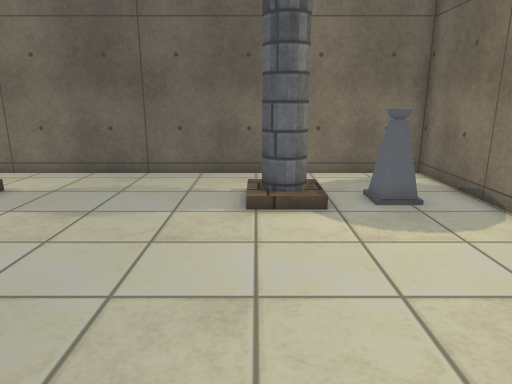
View 1 (above)

12 first-person views from a walk through a scene from a Unity 3-D project. The camera is 1.3 m above the floor, tilts 14° down and sees 70° across. The floor is counted in squares, 0.5 m on a side. Each view is taken from the middle of a square. On the plan, view 1 faces up. The plan holds only what a view shows up to about 20 squares ahead; the rest is blank. Some animated figures are left out. Surface patterns are stand-ins for the level's own textures.

View 2
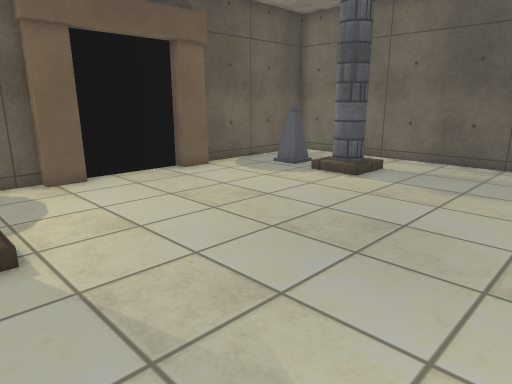

View 3
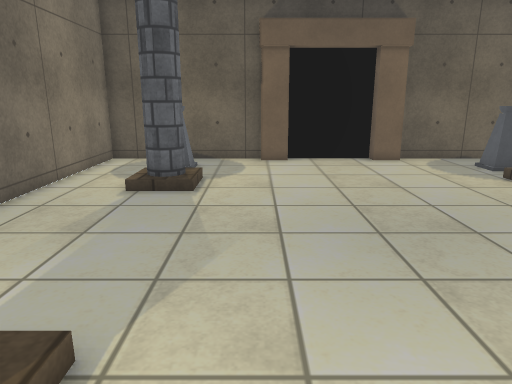

View 4
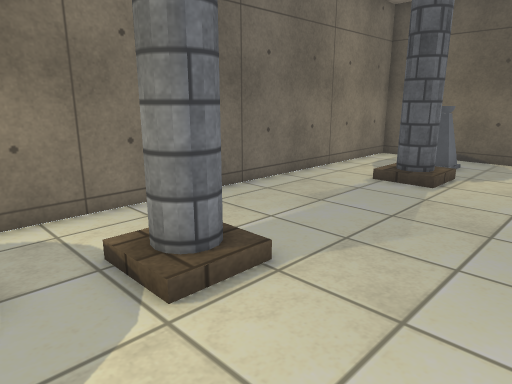

View 5
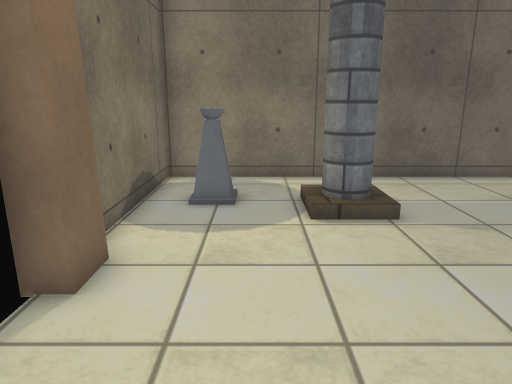

View 6
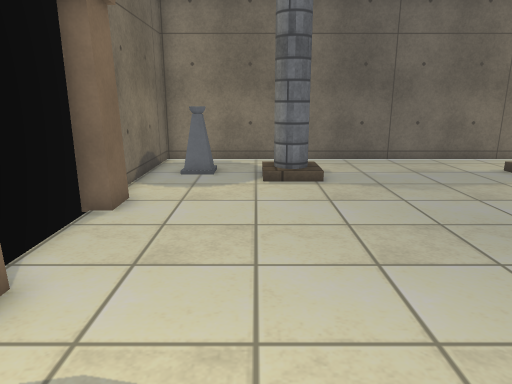

View 7
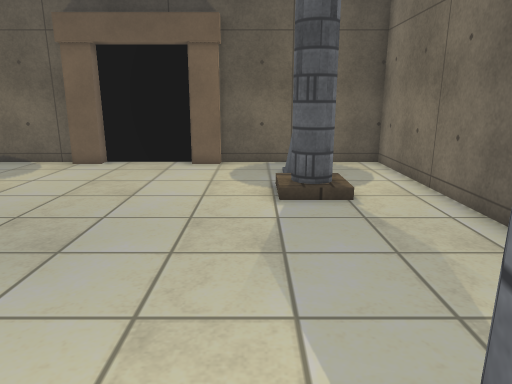

View 8
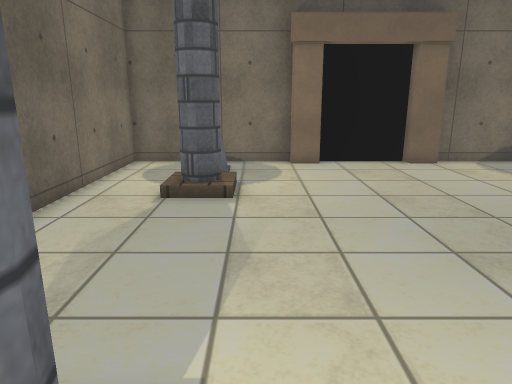

View 9
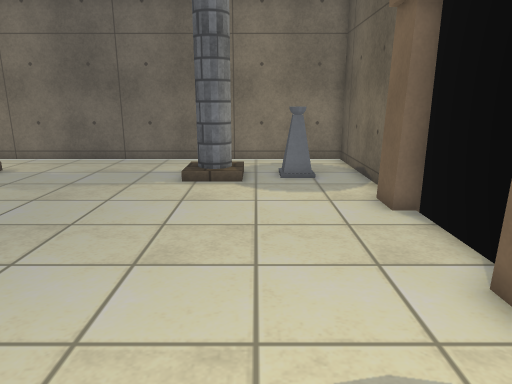

View 10
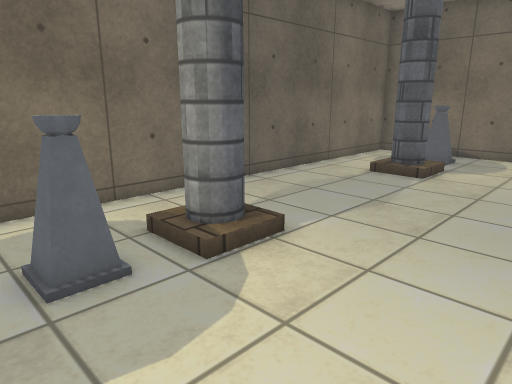

View 11
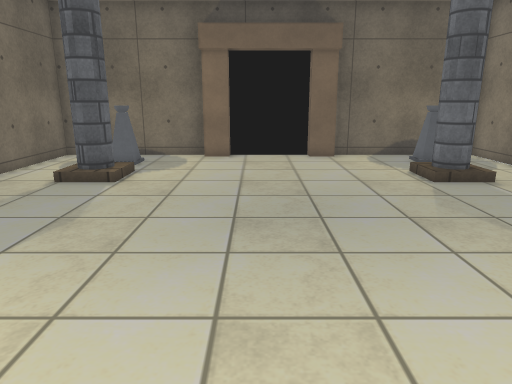

View 12
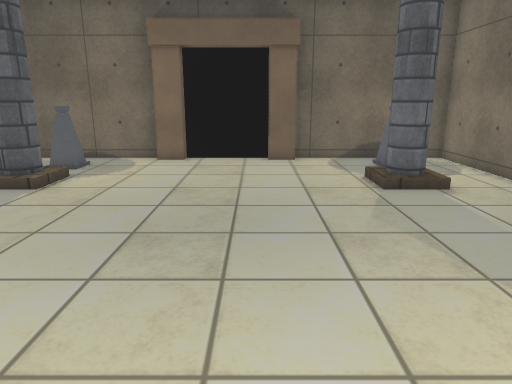

### Floor plan
Points are (right, up) in squares from view 1. A wall is a line through its corners. A room is listed if a view was taken in it or the views show most of it. See-through windows are left out.
Room 1 (views 1, 2, 3, 4, 5, 6, 7, 8, 9, 10, 11, 12)
walls: (-11.3, -2.7) (-11.3, -3.2); (-11, 9.4) (-11.7, 9.4) (-11.7, 10.1); (-13.4, 1.4) (-13.4, 0.2); (3.5, 9.2) (3.5, 9.9); (5.5, 5.3) (5.5, 6.5); (5.5, 0.1) (5.5, 1.4); (-13.4, 6.5) (-13.4, 5.3); (-14, 5.3) (-14, 1.4); (-14, 0.2) (-14, -6.6) (6.1, -6.6) (6.1, 0.3); (6.3, 1.4) (6.3, 5.3); (3.9, -4.1) (3.9, -3.4) (4.5, -3.4); (6.1, 6.5) (6.1, 13.4) (-14, 13.4) (-14, 6.5)
low walls: (-11, -2.7) (-11, -3.5); (-10.8, 9.2) (-11.7, 9.2); (3.3, 9.2) (3.3, 10.1); (-12, -2.7) (-11.3, -2.7); (-11, 10.1) (-11, 9.1); (4.2, 9.2) (3.5, 9.2)
objects: other object (-9, -3) to (-8, -3); other object (-9, 9) to (-8, 10); other object (0, -3) to (1, -2); other object (0, 9) to (1, 10)

Positions as (right, up) in squares from view 1, and headings:
1: (0, 0), facing up
2: (-1, -3), facing up-left
3: (3, 0), facing left
4: (4, 2), facing down-left
5: (3, 6), facing down
6: (2, 10), facing down
7: (2, 8), facing left
8: (-10, 8), facing right
9: (-10, 10), facing down
10: (-13, 4), facing up-right
11: (-12, 4), facing right
12: (-11, 2), facing right
